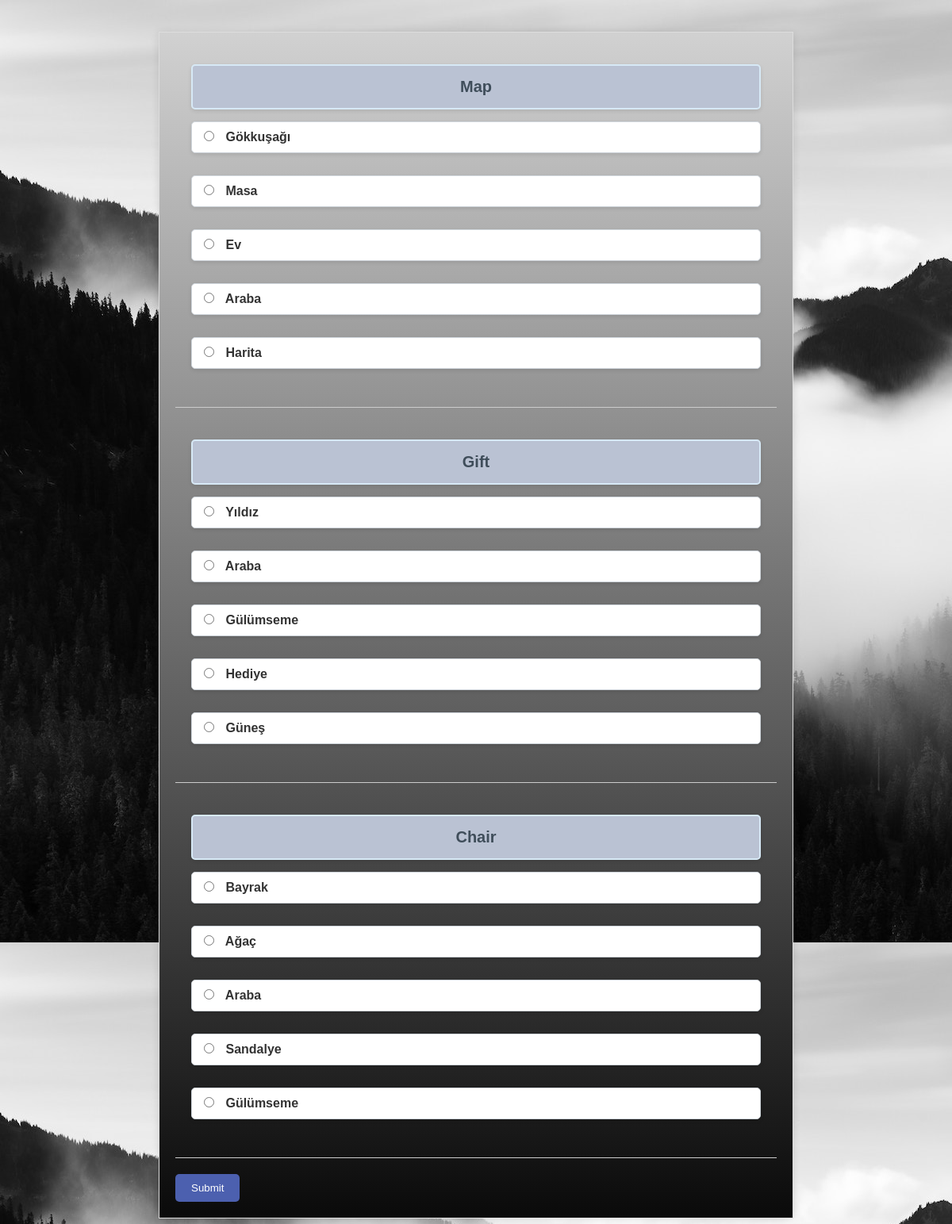
The app's page /language_app/quiz/ (signed in) with its own data.
### language_app/models.py (models this page shows)
class Words(models.Model):
    english = models.CharField(max_length=30, unique=True)
    turkish = models.CharField(max_length=30)
    in_sentence = models.CharField(max_length=200)
    img = models.ImageField(upload_to='words_imgs/')

### language_app/views.py (the view)
# urls.py: path('quiz/', views.quiz_view, name='quiz'),
@login_required(login_url=reverse_lazy("login"))
def quiz_view(request):
    user = request.user
    if request.method == "POST":
        correct_answers = []
        wrong_answers = []
        answer_datas = json.loads(request.POST.get("answer_data"))
        for answer_data in answer_datas:
            word = Words.objects.get(english=answer_data.question)
            if answer_data.answer == word.turkish:
                correct_answers.append(UserWords.objects.get(user_id=user.id, word_id=word.id))
            else:
                wrong_answers.append(UserWords.objects.get(user_id=user.id, word_id=word.id))
        for correct_answer in correct_answers:
            correct_answer.corect_count += 1
            if correct_answer.corect_count == 7:
                correct_answer.is_learned = True
            correct_answer.save()
        for wrong_answer in wrong_answers:
            wrong_answer.corect_count = 0
            wrong_answer.save()
        return HttpResponse(json.dumps({"correct": len(correct_answers), "wrong": len(wrong_answers)}),
                            content_type="application/json")
    else:
        now = datetime.now()
        one_day_ago = now - timedelta(days=1)
        one_week_ago = now - timedelta(days=7)
        one_month_ago = now - timedelta(days=30)
        tree_month_ago = now - timedelta(days=90)
        six_month_ago = now - timedelta(days=180)
        one_year_ago = now - timedelta(days=365)
        words = []
        word_count = 0
        question_count = QuestionCount.objects.get(id=user.id)
        unique_words = set()  # Using a set to keep track of unique words
        userwords = []
        all_userwords = list(
            UserWords.objects.filter(user_id=user.id, is_learned=0))  # Fetch all words from the database
        for all_userword in all_userwords:
            if all_userword.corect_count == 0:
                userwords.append(Words.objects.get(id=all_userword.word_id))
            if all_userword.corect_count == 1 and all_userword.updated_date < one_day_ago:
                userwords.append(Words.objects.get(id=all_userword.word_id))
            if all_userword.corect_count == 2 and all_userword.updated_date < one_week_ago:
                userwords.append(Words.objects.get(id=all_userword.word_id))
            if all_userword.corect_count == 3 and all_userword.updated_date < one_month_ago:
                userwords.append(Words.objects.get(id=all_userword.word_id))
            if all_userword.corect_count == 4 and all_userword.updated_date < tree_month_ago:
                userwords.append(Words.objects.get(id=all_userword.word_id))
            if all_userword.corect_count == 5 and all_userword.updated_date < six_month_ago:
                userwords.append(Words.objects.get(id=all_userword.word_id))
            if all_userword.corect_count == 6 and all_userword.updated_date < one_year_ago:
                userwords.append(Words.objects.get(id=all_userword.word_id))
        while word_count < question_count.ask_count and len(unique_words) < len(userwords):
            random_word = random.choice(userwords)
            if random_word.english not in unique_words:
                word_count += 1
                unique_words.add(random_word.english)
                choises = [random_word.turkish]
                selected_choises = random.sample(userwords, 4)
                for selected_choise in selected_choises:
                    choises.append(selected_choise.turkish)
                random.shuffle(choises)
                question_data = {
                    'question': random_word.english,
                    'choices0': choises[0],
                    'choices1': choises[1],
                    'choices2': choises[2],
                    'choices3': choises[3],
                    'choices4': choises[4],
                }
                words.append(question_data)
        return render(request, "quiz.html", {"words": words})

### language_app/templates/quiz.html (shortened to what this page needs)
{% load static %}
<!DOCTYPE html>
<html lang="en">
<head>
    <link href="{% static 'css/quizstyle.css' %}" rel="stylesheet" />
</head>
<body>
    <div id="quiz-container">
        <form id="quiz-form">
            {% for word in words %}
            <div class="question">
                <p>{{ word.question }}</p>
                <label><input type="radio" name="answers{{ forloop.counter }}" value="{{ word.choices0 }}"> {{ word.choices0 }}</label><br>
                <label><input type="radio" name="answers{{ forloop.counter }}" value="{{ word.choices1 }}"> {{ word.choices1 }}</label><br>
                <label><input type="radio" name="answers{{ forloop.counter }}" value="{{ word.choices2 }}"> {{ word.choices2 }}</label><br>
                <label><input type="radio" name="answers{{ forloop.counter }}" value="{{ word.choices3 }}"> {{ word.choices3 }}</label><br>
                <label><input type="radio" name="answers{{ forloop.counter }}" value="{{ word.choices4 }}"> {{ word.choices4 }}</label><br>
            </div>
            {% endfor %}
            <button type="submit">Submit</button>
        </form>
    </div>
</body>
</html>

### language_app/static/css/quizstyle.css (style rules this page uses)
* { box-sizing: border-box; margin: 0; padding: 0; }
body { font-family: Arial, sans-serif; background-color: #f0f0f0; background-image: url("../assets/img/bg-masthead.jpg"); }
#quiz-container { max-width: 800px; margin: 40px auto; padding: 20px; background: linear-gradient(to bottom, #D1D1D1, #0a0a0a); border: 1px solid #ddd; box-shadow: 0 0 10px rgba(0, 0, 0, 0.1); }
.question { margin-bottom: 20px; padding: 20px; border-bottom: 1px solid #ccc; }
.question p { font-weight: bold; font-size: 1.25em; color: #3f4d5a; background-color: #bac2d3; padding: 15px; border: 2px solid #d7e9f6; border-radius: 5px; margin-bottom: 15px; box-shadow: 0 2px 5px rgba(0, 0, 0, 0.1); transition: background-color 0.3s ease, color 0.3s ease; text-align: center; }
label { display: block; align-items: center; margin-bottom: 10px; padding: 10px 15px; background-color: #fff; border: 1px solid #ced4da; border-radius: 5px; cursor: pointer; font-size: 1em; font-weight: bold; color: #333; transition: background-color 0.3s ease, border-color 0.3s ease, box-shadow 0.3s ease; box-shadow: 0 2px 5px rgba(0, 0, 0, 0.1); }
.question input[type="radio"] { margin-right: 10px; }
button[type="submit"] { background-color: #4c60af; color: #fff; padding: 10px 20px; border: none; border-radius: 5px; cursor: pointer; }

### records on screen
Words: question "Map", choices4 "Harita"
Words: choices0 "Gökkuşağı"
Words: choices1 "Masa"
Words: choices2 "Ev"
Words: choices3 "Araba", choices1 "Araba", choices2 "Araba"
Words: question "Gift", choices3 "Hediye"
Words: choices0 "Yıldız"
Words: choices2 "Gülümseme", choices4 "Gülümseme"
Words: choices4 "Güneş"
Words: question "Chair", choices3 "Sandalye"
Words: choices0 "Bayrak"
Words: choices1 "Ağaç"
